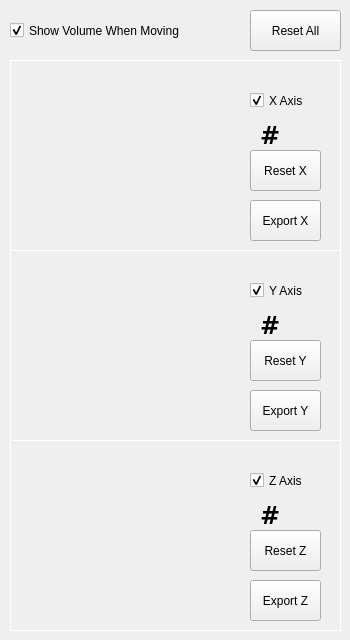
     <widget class="QWidget" name="SliceVolTab">
      <attribute name="title">
       <string>Slice Volume</string>
      </attribute>
      <widget class="QPushButton" name="buttonAxisSliceReset">
       <property name="geometry">
        <rect>
         <x>250</x>
         <y>10</y>
         <width>91</width>
         <height>41</height>
        </rect>
       </property>
       <property name="text">
        <string>Reset All</string>
       </property>
      </widget>
      <widget class="QFrame" name="frameSliceAxis">
       <property name="enabled">
        <bool>true</bool>
       </property>
       <property name="geometry">
        <rect>
         <x>10</x>
         <y>60</y>
         <width>331</width>
         <height>571</height>
        </rect>
       </property>
       <property name="frameShape">
        <enum>QFrame::StyledPanel</enum>
       </property>
       <property name="frameShadow">
        <enum>QFrame::Raised</enum>
       </property>
       <widget class="QFrame" name="frameViewSlice3">
        <property name="geometry">
         <rect>
          <x>0</x>
          <y>380</y>
          <width>331</width>
          <height>191</height>
         </rect>
        </property>
        <property name="styleSheet">
         <string notr="true">QFrame
{
border:1px solid white;
}

QLabel
{
border:none;
}</string>
        </property>
        <property name="frameShape">
         <enum>QFrame::StyledPanel</enum>
        </property>
        <property name="frameShadow">
         <enum>QFrame::Raised</enum>
        </property>
        <widget class="QVTKWidget" name="sliceView3" native="true">
         <property name="geometry">
          <rect>
           <x>30</x>
           <y>10</y>
           <width>191</width>
           <height>171</height>
          </rect>
         </property>
        </widget>
        <widget class="QCheckBox" name="checkBox_SliceZ_Enable">
         <property name="geometry">
          <rect>
           <x>240</x>
           <y>30</y>
           <width>81</width>
           <height>21</height>
          </rect>
         </property>
         <property name="text">
          <string>Z Axis</string>
         </property>
         <property name="checked">
          <bool>true</bool>
         </property>
        </widget>
        <widget class="QPushButton" name="resetButton_Z">
         <property name="geometry">
          <rect>
           <x>240</x>
           <y>90</y>
           <width>71</width>
           <height>41</height>
          </rect>
         </property>
         <property name="text">
          <string>Reset Z</string>
         </property>
        </widget>
        <widget class="QPushButton" name="buttonExportZSlice">
         <property name="geometry">
          <rect>
           <x>240</x>
           <y>140</y>
           <width>71</width>
           <height>41</height>
          </rect>
         </property>
         <property name="text">
          <string>Export Z</string>
         </property>
        </widget>
        <widget class="QLabel" name="lbl_ZSlice">
         <property name="geometry">
          <rect>
           <x>250</x>
           <y>60</y>
           <width>51</width>
           <height>31</height>
          </rect>
         </property>
         <property name="font">
          <font>
           <family>DejaVu Serif</family>
           <pointsize>18</pointsize>
           <weight>75</weight>
           <bold>true</bold>
          </font>
         </property>
         <property name="text">
          <string>#</string>
         </property>
        </widget>
       </widget>
       <widget class="QFrame" name="frameViewSlice1">
        <property name="geometry">
         <rect>
          <x>0</x>
          <y>0</y>
          <width>331</width>
          <height>191</height>
         </rect>
        </property>
        <property name="styleSheet">
         <string notr="true">QFrame
{
border:1px solid white;
}

QLabel
{
border:none;
}</string>
        </property>
        <property name="frameShape">
         <enum>QFrame::StyledPanel</enum>
        </property>
        <property name="frameShadow">
         <enum>QFrame::Raised</enum>
        </property>
        <widget class="QVTKWidget" name="sliceView1" native="true">
         <property name="geometry">
          <rect>
           <x>30</x>
           <y>10</y>
           <width>191</width>
           <height>171</height>
          </rect>
         </property>
        </widget>
        <widget class="QCheckBox" name="checkBox_SliceX_Enable">
         <property name="geometry">
          <rect>
           <x>240</x>
           <y>30</y>
           <width>81</width>
           <height>21</height>
          </rect>
         </property>
         <property name="text">
          <string>X Axis</string>
         </property>
         <property name="checked">
          <bool>true</bool>
         </property>
        </widget>
        <widget class="QPushButton" name="resetButtonX">
         <property name="geometry">
          <rect>
           <x>240</x>
           <y>90</y>
           <width>71</width>
           <height>41</height>
          </rect>
         </property>
         <property name="text">
          <string>Reset X</string>
         </property>
        </widget>
        <widget class="QPushButton" name="buttonExportXSlice">
         <property name="geometry">
          <rect>
           <x>240</x>
           <y>140</y>
           <width>71</width>
           <height>41</height>
          </rect>
         </property>
         <property name="text">
          <string>Export X</string>
         </property>
        </widget>
        <widget class="QLabel" name="lbl_XSlice">
         <property name="geometry">
          <rect>
           <x>250</x>
           <y>60</y>
           <width>51</width>
           <height>31</height>
          </rect>
         </property>
         <property name="font">
          <font>
           <family>DejaVu Serif</family>
           <pointsize>18</pointsize>
           <weight>75</weight>
           <bold>true</bold>
          </font>
         </property>
         <property name="text">
          <string>#</string>
         </property>
        </widget>
       </widget>
       <widget class="QFrame" name="frameViewSlice2">
        <property name="geometry">
         <rect>
          <x>0</x>
          <y>190</y>
          <width>331</width>
          <height>191</height>
         </rect>
        </property>
        <property name="styleSheet">
         <string notr="true">QFrame
{
border:1px solid white;
}

QLabel
{
border:none;
}</string>
        </property>
        <property name="frameShape">
         <enum>QFrame::StyledPanel</enum>
        </property>
        <property name="frameShadow">
         <enum>QFrame::Raised</enum>
        </property>
        <widget class="QVTKWidget" name="sliceView2" native="true">
         <property name="geometry">
          <rect>
           <x>30</x>
           <y>10</y>
           <width>191</width>
           <height>171</height>
          </rect>
         </property>
        </widget>
        <widget class="QCheckBox" name="checkBox_SliceY_Enable">
         <property name="geometry">
          <rect>
           <x>240</x>
           <y>30</y>
           <width>81</width>
           <height>21</height>
          </rect>
         </property>
         <property name="text">
          <string>Y Axis</string>
         </property>
         <property name="checked">
          <bool>true</bool>
         </property>
        </widget>
        <widget class="QPushButton" name="resetButton_Y">
         <property name="geometry">
          <rect>
           <x>240</x>
           <y>90</y>
           <width>71</width>
           <height>41</height>
          </rect>
         </property>
         <property name="text">
          <string>Reset Y</string>
         </property>
        </widget>
        <widget class="QPushButton" name="buttonExportYSlice">
         <property name="geometry">
          <rect>
           <x>240</x>
           <y>140</y>
           <width>71</width>
           <height>41</height>
          </rect>
         </property>
         <property name="text">
          <string>Export Y</string>
         </property>
        </widget>
        <widget class="QLabel" name="lbl_YSlice">
         <property name="geometry">
          <rect>
           <x>250</x>
           <y>60</y>
           <width>51</width>
           <height>31</height>
          </rect>
         </property>
         <property name="font">
          <font>
           <family>DejaVu Serif</family>
           <pointsize>18</pointsize>
           <weight>75</weight>
           <bold>true</bold>
          </font>
         </property>
         <property name="text">
          <string>#</string>
         </property>
        </widget>
       </widget>
      </widget>
      <widget class="QCheckBox" name="checkAxisSliceVolumeEnable">
       <property name="geometry">
        <rect>
         <x>10</x>
         <y>20</y>
         <width>221</width>
         <height>21</height>
        </rect>
       </property>
       <property name="text">
        <string>Show Volume When Moving</string>
       </property>
       <property name="checked">
        <bool>true</bool>
       </property>
      </widget>
     </widget>
